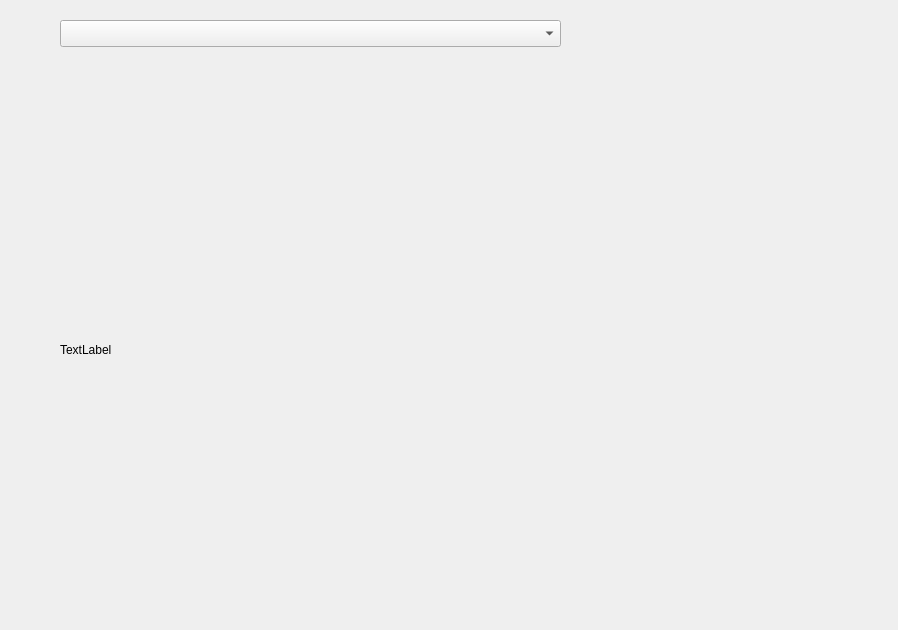
<?xml version="1.0" encoding="UTF-8"?>
<ui version="4.0">
 <class>CNN_VISIOLIZATION</class>
 <widget class="QWidget" name="CNN_VISIOLIZATION">
  <property name="geometry">
   <rect>
    <x>0</x>
    <y>0</y>
    <width>898</width>
    <height>630</height>
   </rect>
  </property>
  <property name="windowTitle">
   <string>Form</string>
  </property>
  <widget class="QComboBox" name="comboBox">
   <property name="geometry">
    <rect>
     <x>60</x>
     <y>20</y>
     <width>501</width>
     <height>27</height>
    </rect>
   </property>
  </widget>
  <widget class="QLabel" name="label">
   <property name="geometry">
    <rect>
     <x>60</x>
     <y>50</y>
     <width>800</width>
     <height>600</height>
    </rect>
   </property>
   <property name="text">
    <string>TextLabel</string>
   </property>
  </widget>
 </widget>
 <resources/>
 <connections/>
</ui>
